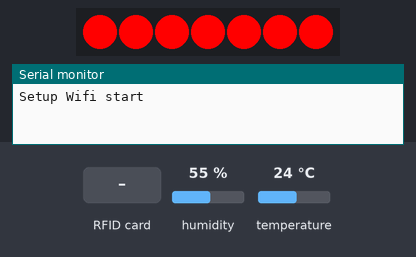
A sketch run on a simulated ESP8266 (NodeMCU). Parts: 7 RGB LEDs in strip order, left to right, the last lines printed to the serial monitor. The test bench sets the inputs (shaded band); at power-on: humidity 55 %, temperature 24 °C. Dim RGB values are drawn brighter than linear; WiFi joins after 1.5 s; servers stay silent unless stated; no MQTT or app messages arrive unless stated.

Above: at 0.7 s.
At 4.9 s:
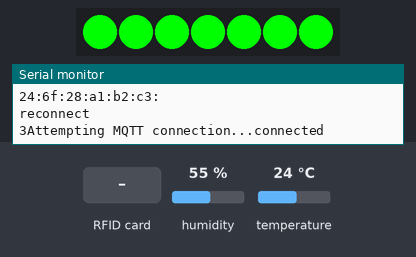
5.0 s: RFID card 5E 7A 19 C4 held to the reader
At 5.62 s:
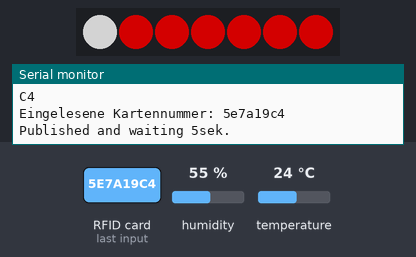
At 7.9 s:
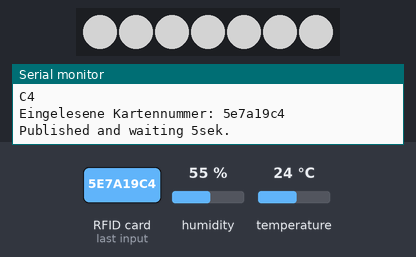
Timing chart, 0 to 11.5 s (numbered marks = the images above; inputs shaded):
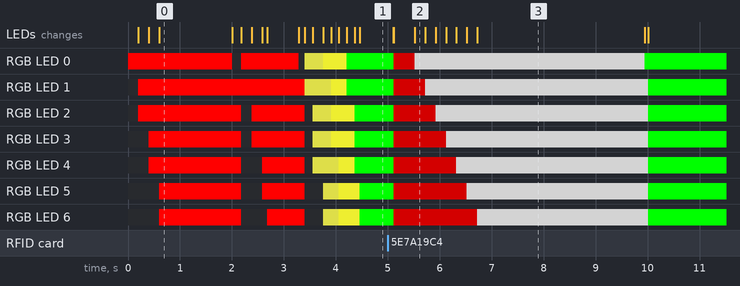

The sketch:

rfid_esp8266.ino
```cpp
#include "MFRC522.h"
#include <Adafruit_NeoPixel.h>
#include <ArduinoJson.h>

//DHT
#include "DHT.h"
#define DHTPIN 2
#define DHTTYPE DHT22   // DHT 22  (AM2302), AM2321
DHT dht(DHTPIN, DHTTYPE);

//RFID-RC522
#define RST_PIN 5 // RST-PIN for RC522 - RFID - SPI - Modul GPIO5
#define SS_PIN  4 // SDA-PIN for RC522 - RFID - SPI - Modul GPIO4

//LED Ring
#define PIXEL_PIN 0
//#define PIXEL_COUNT 12
#define PIXEL_COUNT 7

Adafruit_NeoPixel strip = Adafruit_NeoPixel(PIXEL_COUNT, PIXEL_PIN, NEO_GRBW + NEO_KHZ800);

MFRC522 mfrc522(SS_PIN, RST_PIN);   // Create MFRC522 instance
#include <ESP8266WiFi.h>
#include <PubSubClient.h>

// Update these with values suitable for your network.
const char* ssid = "XXX";
const char* password = "XXX";
const char* mqtt_server = "XXX";
const char* mqtt_topic = "XXX";


//rfid
int iState = 0;
String uidstr="";
String uidstrOld="";
String messageMacUid="";

//Wifi
WiFiClient espClient;
uint8_t MAC_array[6];
char MAC_char[18];

//MQTT
PubSubClient client(espClient);
long lastMsg = 0;
char msg[100];
int value = 0;

//Tests
String serialString;

void setup() {
  Serial.begin(115200);

  strip.begin();
  strip.show();  // Initialize all pixels to 'off'

  Serial.println("Setup Wifi start");
  setup_wifi();
  WiFi.macAddress(MAC_array);
  for (int i = 0; i < sizeof(MAC_array); ++i){
    sprintf(MAC_char,"%s%02x:",MAC_char,MAC_array[i]);
  }

  Serial.println(MAC_char);

  client.setServer(mqtt_server, 1883);
  client.setCallback(callback);

  //rfid
  SPI.begin();           // Init SPI bus
  mfrc522.PCD_Init();    // Init MFRC522

  dht.begin();
}

void loop() {

  if (!client.connected()) {
    Serial.println("reconnect");
    reconnect();
  }
  if(WiFi.status() == 6 || WiFi.status() == 4){
    setup_wifi();
  }
  client.loop();

/*
  if(Serial.available() > 0){
    // read the incoming byte:
    serialString = Serial.readString();

    // say what you got:
    Serial.print("I received: ");
    Serial.println(serialString);
    serialString.toCharArray(msg,50);
    client.publish("outTopic", msg, 1);
//    delay(1000);
  }
*/

  switch(iState){
      case 0: if (mfrc522.PICC_IsNewCardPresent() && mfrc522.PICC_ReadCardSerial()) {
                colorWipe(strip.Color(0,   0,   0), 0); // Black
                delay(1);
                colorWipe(strip.Color(127,   0,   0), 0); // Red
                delay(400);
                iState++;
              }else{
                colorWipe(strip.Color(0, 255, 0), 10);  // Green
                delay(20);
              }
              break;
      case 1: uidstr="";
              for (byte i = 0; i < mfrc522.uid.size; i++){
                Serial.println(mfrc522.uid.uidByte[i],HEX);
                uidstr = uidstr + String(mfrc522.uid.uidByte[i],HEX);
              }
              iState++;
              /*
              if(uidstr != uidstrOld){
                uidstrOld = uidstr;
                iState++;
              }else{
                iState = 0;
              }
              */
              break;
      case 2: Serial.println("Eingelesene Kartennummer: "+uidstr);
              boolean succesfulPublished = false;
              //messageMacUid = "{MAC:"+String(MAC_char)+"}{UID:"+uidstr+"}";
              //messageMacUid.toCharArray(msg, 50);

              //Create JSON Object
              StaticJsonBuffer<200> jsonBuffer;
              JsonObject& root = jsonBuffer.createObject();
              root["MAC"] = String(MAC_char);
              root["UID"] = uidstr;
              root["Humidity"] = (String)dht.readHumidity();
              root["Temperature"] = (String)dht.readTemperature();
              root.printTo(msg);

              succesfulPublished = client.publish("rfid/reader/1", msg, 0);
              if(succesfulPublished){
                Serial.println("Published and waiting 5sek.");
                colorWipe(strip.Color(127, 127, 127), 200); // White
                delay(3000);
                iState=0;
                break;
              } else {
                Serial.println("retry sending");
                setup_wifi();
                break;
              }
}
}
void setup_wifi() {
  colorWipe(strip.Color(255, 0, 0), 100);  // Red
  delay(100);
  // We start by connecting to a WiFi network
  Serial.println();
  Serial.print("Connecting to ");
  Serial.println(ssid);

  WiFi.begin(ssid, password);

  while (WiFi.status() != WL_CONNECTED) {
    colorWipe(strip.Color(255, 0, 0), 100);
    Serial.println(WiFi.status());
    Serial.print(".");
    delay(500);
    colorWipe(strip.Color(0, 0, 0), 10);
  }

  colorWipe(strip.Color(155, 155, 51), 50);  // Yellow
  Serial.println("");
  Serial.println("WiFi connected");
  Serial.println("IP address: ");
  Serial.println(WiFi.localIP());
}

void callback(char* topic, byte* payload, unsigned int length) {
  Serial.print("Message arrived [");
  Serial.print(topic);
  Serial.print("] ");
  for (int i = 0; i < length; i++) {
    Serial.print((char)payload[i]);
  }
  Serial.println();
}

void reconnect() {
  // Loop until we're reconnected
  while (!client.connected()) {
    colorWipe(strip.Color(200, 200, 40), 50);  // Yellow
    Serial.print(WiFi.status());
    Serial.print("Attempting MQTT connection...");
    // Attempt to connect
    if (client.connect("ESP8266Client","llf", "ESB.LLF","rfid/will/1",1,false,"off")) {
      Serial.println("connected");
      colorWipe(strip.Color(0, 255, 0), 50);  // Green
    } else {
      Serial.print("failed, rc=");
      Serial.print(client.state());
      Serial.println(" try again in 1 seconds");
      // Wait 5 seconds before retrying
      //delay(1000);
    }
  }
}
// Fill the dots one after the other with a color
void colorWipe(uint32_t c, uint8_t wait) {
  for(uint16_t i=0; i<strip.numPixels(); i++) {
    strip.setPixelColor(i, c);
    strip.show();
    delay(wait);
  }
}
//Theatre-style crawling lights.
void theaterChase(uint32_t c, uint8_t wait) {
  for (int j=0; j<10; j++) {  //do 10 cycles of chasing
    for (int q=0; q < 3; q++) {
      for (int i=0; i < strip.numPixels(); i=i+3) {
        strip.setPixelColor(i+q, c);    //turn every third pixel on
      }
      strip.show();

      delay(wait);

      for (int i=0; i < strip.numPixels(); i=i+3) {
        strip.setPixelColor(i+q, 0);        //turn every third pixel off
      }
    }
  }
}
```

Measured:
- after the input at 5.0 s, RGB LED 0: RGB(0, 255, 0) → RGB(127, 0, 0) after 0.11 s, → RGB(127, 127, 127) 0.41 s later, → RGB(0, 255, 0) 4.4 s later; RGB LED 1: RGB(0, 255, 0) → RGB(127, 0, 0) after 0.11 s, → RGB(127, 127, 127) 0.61 s later, → RGB(0, 255, 0) 4.3 s later
- what the display in image 0 shows lasts 1.4 s, from 0.6 s to 2.0 s
